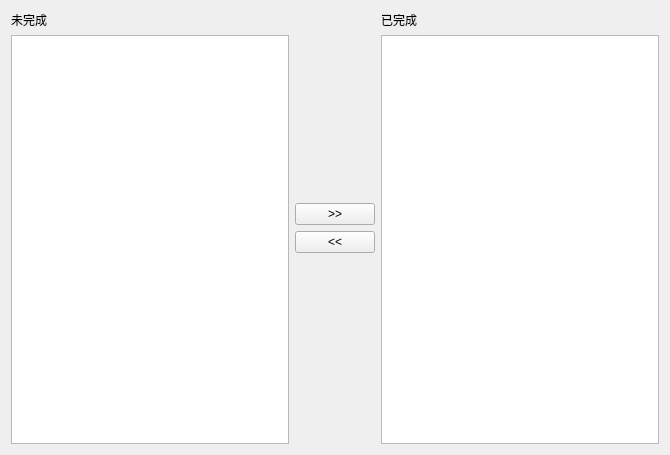
<?xml version="1.0" encoding="UTF-8"?>
<ui version="4.0">
 <class>DateSetPanel</class>
 <widget class="QWidget" name="DateSetPanel">
  <property name="geometry">
   <rect>
    <x>0</x>
    <y>0</y>
    <width>670</width>
    <height>455</height>
   </rect>
  </property>
  <property name="windowTitle">
   <string>设置部署时间</string>
  </property>
  <layout class="QHBoxLayout" name="horizontalLayout" stretch="1,0,1">
   <item>
    <layout class="QVBoxLayout" name="verticalLayout" stretch="0,1">
     <item>
      <widget class="QLabel" name="label">
       <property name="text">
        <string>未完成</string>
       </property>
      </widget>
     </item>
     <item>
      <widget class="QListWidget" name="uList">
       <property name="font">
        <font>
         <pointsize>10</pointsize>
        </font>
       </property>
      </widget>
     </item>
    </layout>
   </item>
   <item>
    <layout class="QVBoxLayout" name="verticalLayout_3">
     <property name="rightMargin">
      <number>0</number>
     </property>
     <item>
      <spacer name="verticalSpacer">
       <property name="orientation">
        <enum>Qt::Orientation::Vertical</enum>
       </property>
       <property name="sizeHint" stdset="0">
        <size>
         <width>20</width>
         <height>40</height>
        </size>
       </property>
      </spacer>
     </item>
     <item>
      <widget class="QPushButton" name="commitBtn">
       <property name="text">
        <string>&gt;&gt;</string>
       </property>
      </widget>
     </item>
     <item>
      <widget class="QPushButton" name="revertBtn">
       <property name="text">
        <string>&lt;&lt;</string>
       </property>
      </widget>
     </item>
     <item>
      <spacer name="verticalSpacer_2">
       <property name="orientation">
        <enum>Qt::Orientation::Vertical</enum>
       </property>
       <property name="sizeHint" stdset="0">
        <size>
         <width>20</width>
         <height>40</height>
        </size>
       </property>
      </spacer>
     </item>
    </layout>
   </item>
   <item>
    <layout class="QVBoxLayout" name="verticalLayout_2" stretch="0,1">
     <item>
      <widget class="QLabel" name="label_2">
       <property name="text">
        <string>已完成</string>
       </property>
      </widget>
     </item>
     <item>
      <widget class="QListWidget" name="fList">
       <property name="font">
        <font>
         <pointsize>10</pointsize>
        </font>
       </property>
      </widget>
     </item>
    </layout>
   </item>
  </layout>
 </widget>
 <resources/>
 <connections/>
</ui>
